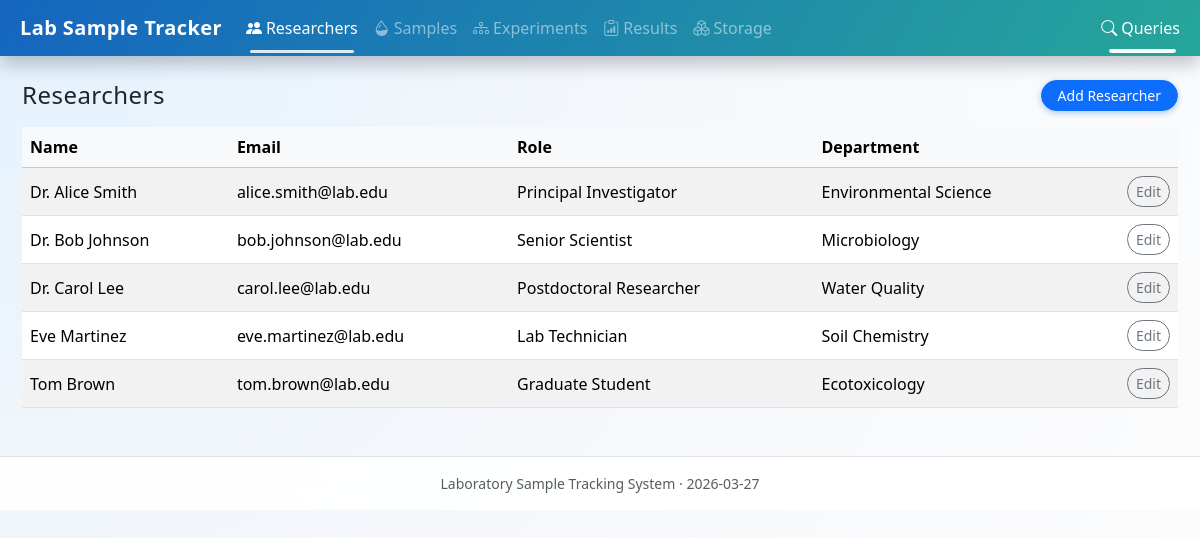
Screenshot of /researchers with the database file from the repository.
### tables this page shows
CREATE TABLE researcher (
            id              INTEGER PRIMARY KEY AUTOINCREMENT,
            name            TEXT NOT NULL,
            email           TEXT UNIQUE NOT NULL,
            role            TEXT NOT NULL,
            department      TEXT NOT NULL
        );

### app.py (the view)
@app.route("/researchers")
def list_researchers():
    conn = get_connection()
    cur = conn.cursor()
    cur.execute("SELECT * FROM researcher ORDER BY name;")
    researchers = cur.fetchall()
    conn.close()
    return render_template("researchers/list.html", researchers=researchers)

### app.py (called while the page is built)
@app.context_processor
def inject_now() -> Dict[str, Any]:
    return {"now": datetime.now()}

### db.py (called while the page is built)
def get_connection():
    conn = sqlite3.connect(DB_PATH)
    conn.row_factory = sqlite3.Row
    conn.execute("PRAGMA foreign_keys = ON;")
    return conn

### templates/researchers/list.html
{% extends "base.html" %}
{% block content %}
<div class="d-flex justify-content-between align-items-center mb-3">
  <h2 class="h4 mb-0">Researchers</h2>
  <a href="{{ url_for('create_researcher') }}" class="btn btn-primary btn-sm">Add Researcher</a>
</div>
<table class="table table-striped table-hover align-middle">
  <thead class="table-light">
    <tr>
      <th>Name</th>
      <th>Email</th>
      <th>Role</th>
      <th>Department</th>
      <th style="width: 80px;"></th>
    </tr>
  </thead>
  <tbody>
    {% for r in researchers %}
      <tr>
        <td>{{ r.name }}</td>
        <td>{{ r.email }}</td>
        <td>{{ r.role }}</td>
        <td>{{ r.department }}</td>
        <td class="text-end">
          <a href="{{ url_for('edit_researcher', researcher_id=r.id) }}" class="btn btn-sm btn-outline-secondary">Edit</a>
        </td>
      </tr>
    {% else %}
      <tr>
        <td colspan="5" class="text-center text-muted py-3">No researchers found.</td>
      </tr>
    {% endfor %}
  </tbody>
</table>
{% endblock %}

### static/style.css (style rules this page uses)
body { font-family: system-ui, -apple-system, BlinkMacSystemFont, "Segoe UI", sans-serif; background: radial-gradient(circle at top left, #e3f2fd 0, #f5f7fb 45%, #fdfdfd 100%); min-height: 100vh; }
h1, h2, h3, .navbar-brand { letter-spacing: 0.02em; }
.btn-primary { border-radius: 999px; padding-inline: 1rem; box-shadow: 0 2px 6px rgba(25, 118, 210, 0.35); transition: transform 0.1s ease, box-shadow 0.1s ease; }
.btn-outline-secondary, .btn-outline-danger { border-radius: 999px; }

### rows the page displays
researcher: name "Dr. Alice Smith", email "alice.smith@lab.edu", role "Principal Investigator", department "Environmental Science"
researcher: name "Dr. Bob Johnson", email "bob.johnson@lab.edu", role "Senior Scientist", department "Microbiology"
researcher: name "Dr. Carol Lee", email "carol.lee@lab.edu", role "Postdoctoral Researcher", department "Water Quality"
researcher: name "Eve Martinez", email "eve.martinez@lab.edu", role "Lab Technician", department "Soil Chemistry"
researcher: name "Tom Brown", email "tom.brown@lab.edu", role "Graduate Student", department "Ecotoxicology"
